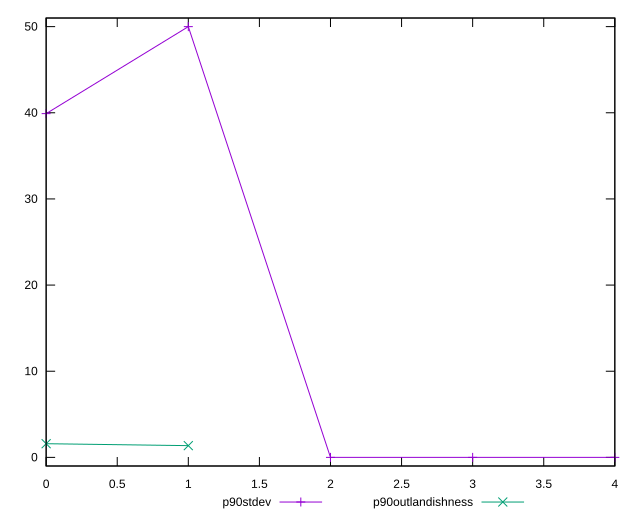

Generate this figure with gnuplot:
reset

$p90Stdev <<EOF
0 39.90198493799341
1 49.99954730442421
2 0
3 0
4 0
EOF

$p90Outlandishness <<EOF
0 1.588745661157025
1 1.3628679500520293
EOF

set key outside below
set xrange [0:4]
set yrange [-0.9999909460884843:50.99953825051269]
set trange [-0.9999909460884843:50.99953825051269]
set terminal svg size 640, 520 enhanced background rgb 'white'
set output "report_00017_2021-02-10T15-08-03.406Z/unminified-css/progression/stddev.svg"

plot $p90Stdev title "p90stdev" with linespoints, \
     $p90Outlandishness title "p90outlandishness" with linespoints

reset
